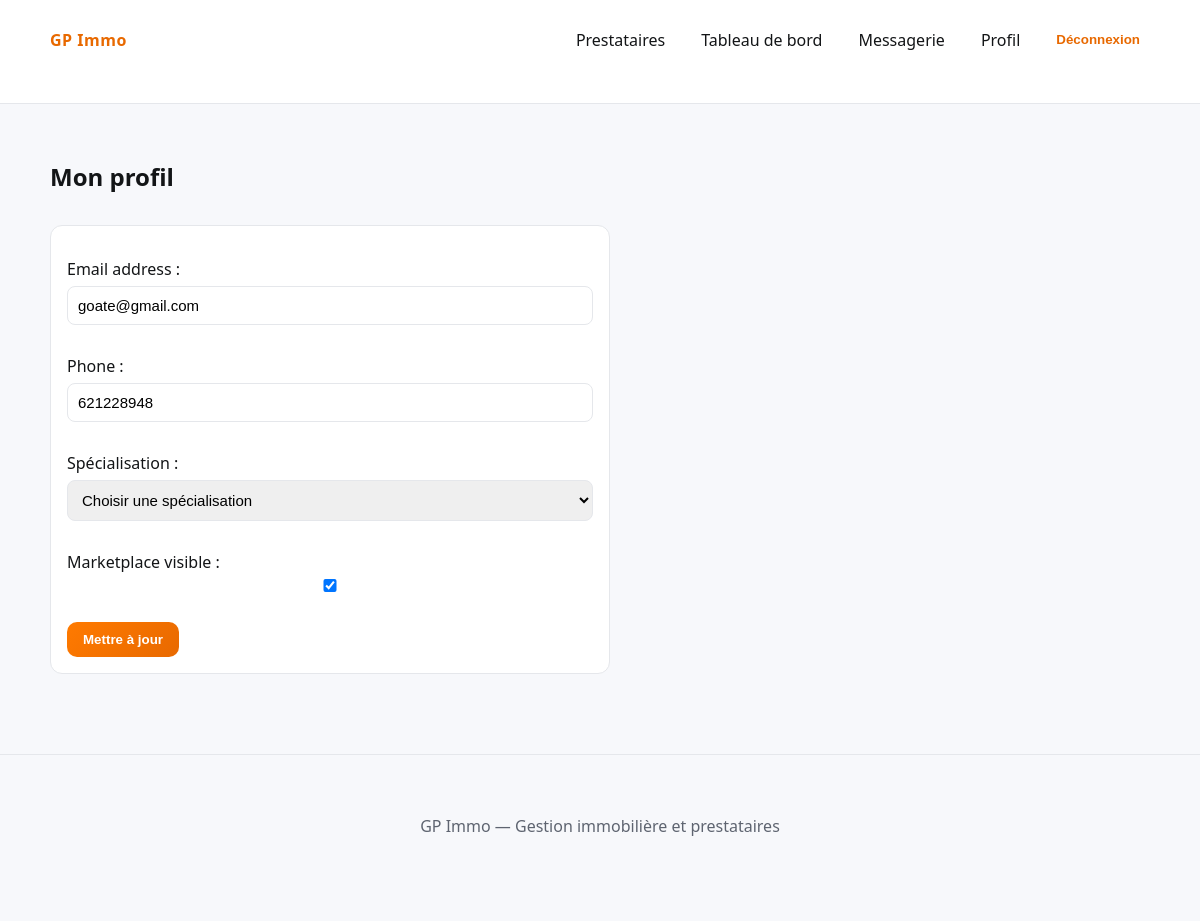
Page /accounts/profil/ (signed in) on the committed database.
### accounts/models.py (models this page shows, shortened)
class User(AbstractUser):
    class Role(models.TextChoices):
        PROPRIETAIRE = "PROPRIETAIRE", "Propriétaire"
        PRESTATAIRE = "PRESTATAIRE", "Prestataire"
        STAFF = "STAFF", "Equipe"
    phone = models.CharField(max_length=30, blank=True)
    role = models.CharField(max_length=20, choices=Role.choices, default=Role.PROPRIETAIRE)
    specialization = models.CharField(max_length=100, blank=True)
    marketplace_visible = models.BooleanField(default=True)

### accounts/views.py (the view)
# urls.py: path("profil/", views.profile, name="profile"),
@login_required
def profile(request):
    user: User = request.user
    if request.method == "POST":
        form = ProfileForm(request.POST, instance=user)
        if form.is_valid():
            form.save()
            messages.success(request, "Profil mis à jour.")
            return redirect("profile")
    else:
        form = ProfileForm(instance=user)
    return render(request, "accounts/profile.html", {"form": form})

### accounts/forms.py (shortened to what this page needs)
class ProfileForm(forms.ModelForm):
    class Meta:
        model = User
        fields = ["email", "phone", "specialization", "marketplace_visible"]
    def __init__(self, *args, **kwargs):
        super().__init__(*args, **kwargs)
        qs = specialization_queryset()
        if qs.exists():
            self.fields["specialization"] = forms.ModelChoiceField(
                queryset=qs,
                required=False,
                label="Spécialisation",
                empty_label="Choisir une spécialisation",
                initial=None,
            )
            if isinstance(self.instance, User) and self.instance.specialization:
                self.fields["specialization"].initial = qs.filter(name=self.instance.specialization).first()

### accounts/forms.py (called while the page is built)
def specialization_queryset():
    return Specialization.objects.all()

### accounts/models.py (called while the page is built)
    def __str__(self) -> str:
        return self.name

### templates/accounts/profile.html (shortened to what this page needs)
{% extends "base.html" %}
{% block content %}
<div class="section-head">
    <h2>Mon profil</h2>
</div>
<form method="post" class="form-card">
    {{ form.as_p }}
    <button class="btn" type="submit">Mettre à jour</button>
</form>
{% endblock %}

### static/css/style.css (style rules this page uses)
:root { --orange: #ff7a00; --orange-strong: #e86900; --bg: #f7f8fb; --text: #131517; --muted: #5e6470; --card: #ffffff; --border: #e5e7eb; }
* { box-sizing: border-box; }
body { margin: 0; font-family: "Segoe UI", Tahoma, sans-serif; background: var(--bg); color: var(--text); }
.btn { display: inline-block; padding: 10px 16px; border-radius: 10px; background: linear-gradient(135deg, var(--orange), var(--orange-strong)); color: white; font-weight: 700; border: none; cursor: pointer; }
.section-head { display: flex; justify-content: space-between; align-items: flex-start; gap: 12px; flex-wrap: wrap; margin: 12px 0; }
.form-card { background: var(--card); border: 1px solid var(--border); border-radius: 12px; padding: 16px; max-width: 560px; }
.form-card input, .form-card textarea, .form-card select { width: 100%; padding: 10px; margin: 6px 0 14px; border: 1px solid var(--border); border-radius: 8px; font-size: 15px; }

### rows in the picture
User: email "goate@gmail.com", phone "621228948", specialization "Choisir une spécialisation", marketplace_visible "☑"
